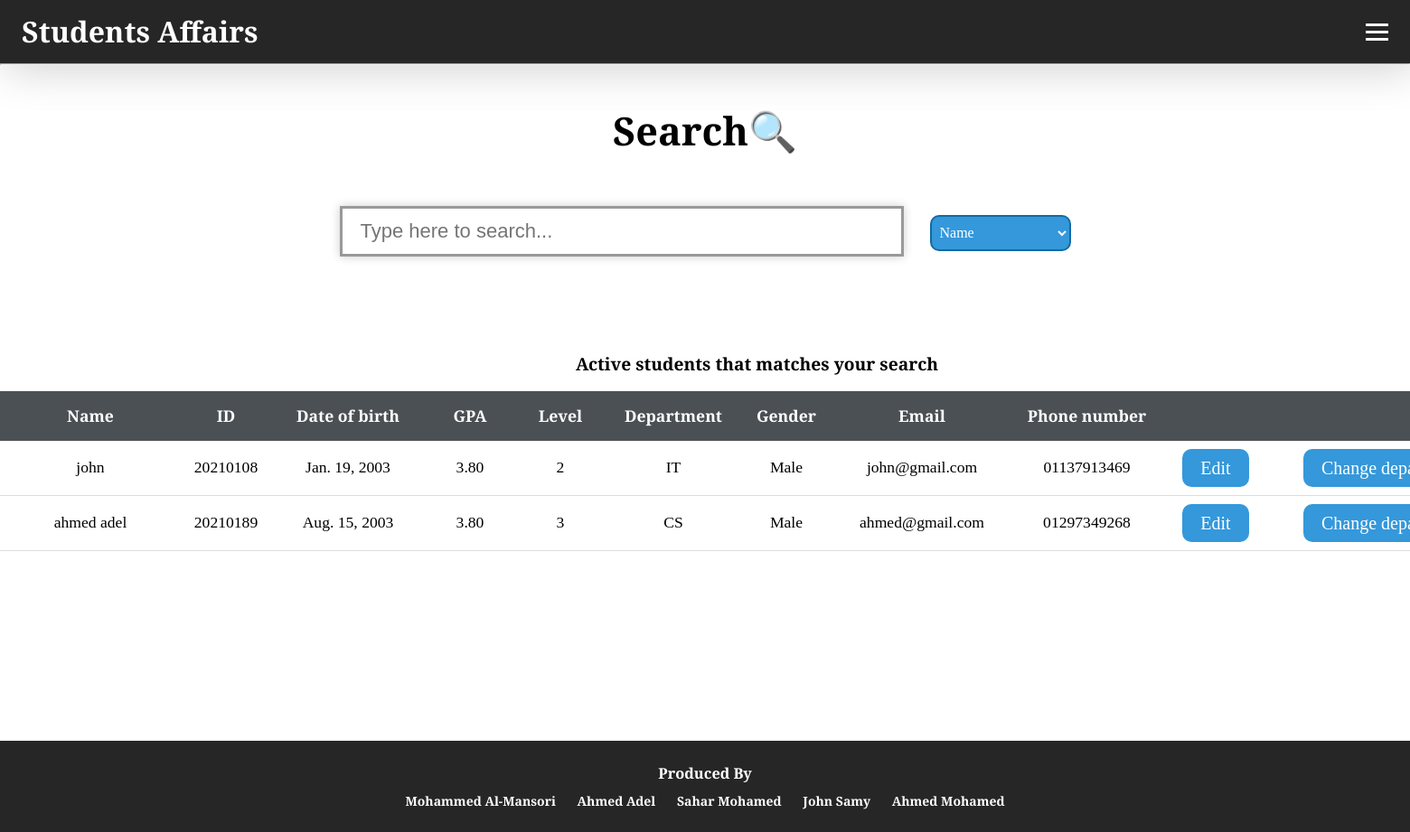
The app's page /html/search.html, older data.
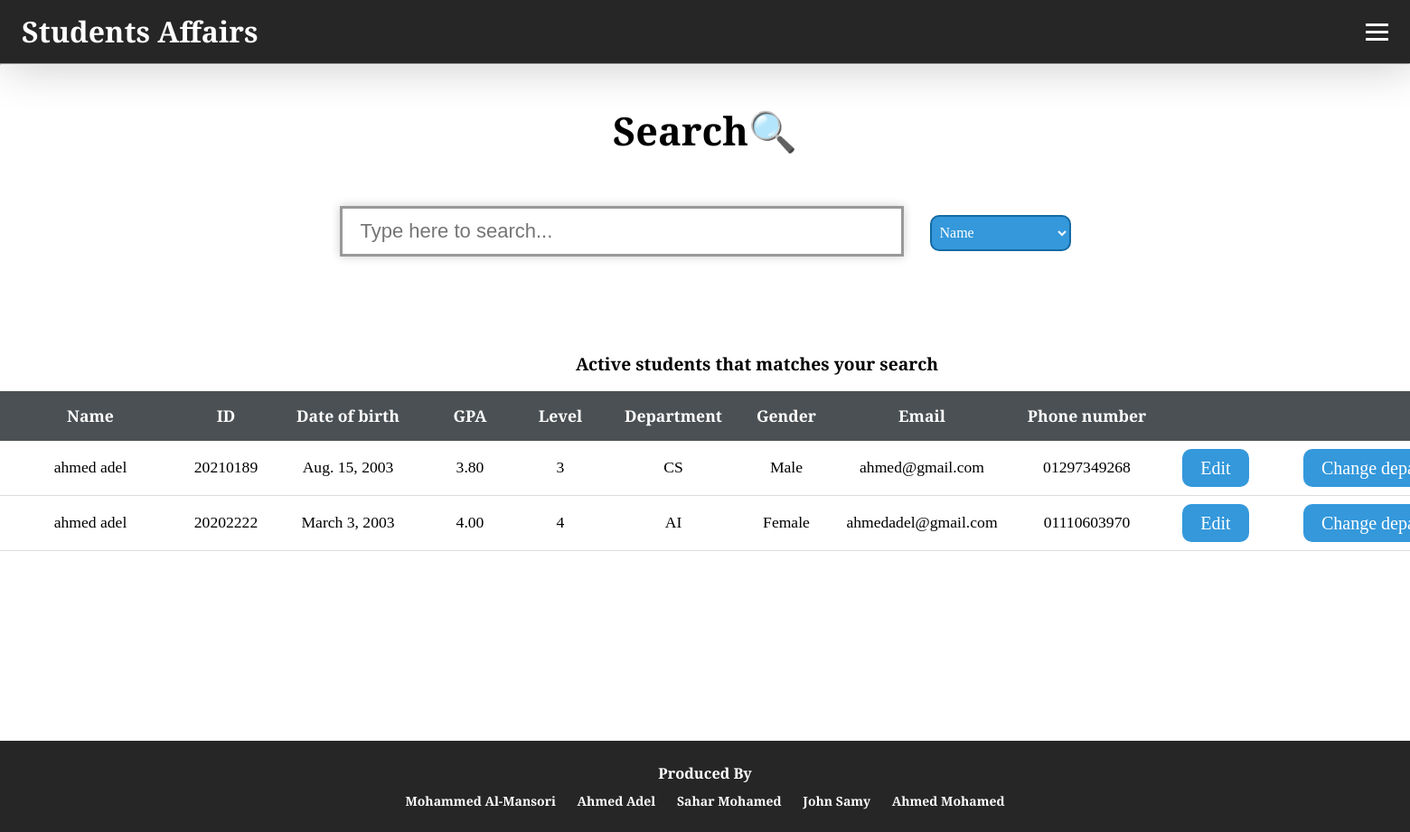
The same page, newer data.
### student_affairs_app/models.py (models this page shows, shortened)
class Student(models.Model):
    name = models.CharField(max_length=255)
    email = models.EmailField()
    mobile = models.CharField(max_length=15)
    IDnum = models.CharField(max_length=9)
    birthDate = models.DateField()
    gpa = models.DecimalField(max_digits=3, decimal_places=2)
    level = models.PositiveIntegerField()
    dep = models.CharField(max_length=255)
    gender = models.CharField(max_length=10)
    status = models.CharField(max_length=10, choices=[('active', 'Active'), ('inactive', 'Inactive')])

### student_affairs_app/views.py (the view)
# urls.py: path('html/search.html',views.search,name='search'),
def search(request):
    students = Student.objects.all()
    return render(request, 'html/search.html', {'students':students})

### student_affairs_app/templates/html/search.html (shortened to what this page needs)
<!DOCTYPE html>
<html lang="en">
<head>
    {% load static %}
    <link rel="stylesheet" href="{% static 'css/styles.css' %}" />
</head>
<body>
    <header class="navContener">
        <nav class="navbar">
            <a class="nav-brand">Students Affairs</a>
            <div class="hamburger">
                <span class="bar"></span>
                <span class="bar"></span>
                <span class="bar"></span>
            </div>
        </nav>
    </header>
    <section class="main">
        <hr>
        <p>
        <h1 id="pageTitle">Search🔍</h1>
        </p>
        <div>
            <input type="text" id="myInput" placeholder="Type here to search..." autofocus>
            <select id="searchType">
                <option value="name">Name</option>
            </select>
        </div>
        <table inputmode="html" id="searched">
            <caption class="tableName">Active students that matches your search</caption>
            <thead id="searchTableHead">
                <tr>
                    <td id="nameCell">Name</td>
                    <td id="idCell">ID</td>
                    <td id="DoBCell">Date of birth</td>
                    <td id="gpaCell">GPA</td>
                    <td id="levelCell">Level</td>
                    <td id="depCell">Department</td>
                    <td id="genderCell">Gender</td>
                    <td id="emailCell">Email</td>
                    <td id="phoneCell">Phone number</td>
                    <td id="editCell"></td>
                    <td id="depButtonCell"></td>
                </tr>
            </thead>
            <tbody id="searchTableBody">
                {% for student in students %}
                    {% if student.status == 'active' or student.status == 'Active' %}
                        <tr>
                            <td>{{ student.name }}</td>
                            <td>{{ student.IDnum }}</td>
                            <td>{{ student.birthDate }}</td>
                            <td>{{ student.gpa }}</td>
                            <td>{{ student.level }}</td>
                            <td>{{ student.dep }}</td>
                            <td>{{ student.gender }}</td>
                            <td>{{ student.email }}</td>
                            <td>{{ student.mobile }}</td>
                            <td><a type="button" href="edit_student.html/{{ student.id }}" id="editButton" class="studentButtons">Edit</a></td>
                            {% if student.dep == 'General' %}
                                <td><a type="button" href="assign_department.html/{{ student.id }}" id="changeDepartmentButton" class="studentButtons">Assign department</a></td>
                            {% else %}
                                <td><a type="button" href="assign_department.html/{{ student.id }}" id="changeDepartmentButton" class="studentButtons">Change department</a></td>
                            {% endif %}
                        </tr>
                    {% endif %}
                {% endfor %}
            </tbody>
        </table>
    </section>
    <footer>
        <h3>Produced By</h3>
        <ul>
            <li>Mohammed Al-Mansori</li>
            <li>Ahmed Adel</li>
            <li>Sahar Mohamed</li>
            <li>John Samy</li>
            <li>Ahmed Mohamed</li>
        </ul>
    </footer>
</body>
</html>

### student_affairs_app/static/css/styles.css (style rules this page uses)
* { -webkit-box-sizing: border-box; -moz-box-sizing: border-box; box-sizing: border-box; margin: 0; padding: 0; }
html, body { height: 100%; }
body { background-color: white; color: #000000; text-align: center; font-family: 'Merriweather', serif; font-weight: bold; line-height: 2; font-size: 1.2rem; }
.main { min-height: 100%; margin-bottom: -50px; }
.footer, .main:after { content: ""; display: block; }
.main:after { height: 50px; }
.btn, #editButton, #changeDepartmentButton { background: #3498db; border-radius: 10px; color: #ffffff; font-size: 20px; padding: 10px 20px 10px 20px; width: 100%; text-decoration: none; }
footer { background-color: #262626; padding: 20px; text-align: center; font-size: 14px; color: white; bottom: 0; position: relative; }
footer ul { list-style: none; margin: 0; padding: 0; }
footer li { display: inline-block; margin: 0 10px; font-weight: bold; }
.navContener { background-color: #262626; box-shadow: 5px 5px 50px 0px rgba(0, 0, 0, 0.2); }
.navbar { min-height: 70px; display: flex; justify-content: space-between; align-items: center; padding: 0 24px; }
.nav-brand { font-size: 2rem; color: white; text-decoration: none; }
.hamburger { display: block; cursor: pointer; }
.bar { display: block; width: 25px; height: 3px; margin: 5px auto; -webkit-transition: all 0.3s ease-in-out; transition: all 0.3s ease-in-out; background-color: rgb(255, 255, 255); }
.tableName { font-weight: bold; font-size: 1.2rem; margin-bottom: 10px; }
td { padding: 10px; text-align: center; font-size: 1.1rem; }
#myInput { font-size: 22px; padding: 12px 20px 12px 20px; border: 3px solid #999999; margin-bottom: 50px; margin-right: 20px; box-shadow: 0 0 10px rgba(0, 0, 0, 0.2); -moz-box-align: center; width: 40%; }
#searchType { height: 40px; width: 10%; border-radius: 10px; border-color: #146aa3; border-width: 2px; background-color: #3498db; color: #ffffff; font-size: 16px; margin: 2px 0px 2px 4px; font-family: 'Merriweather', serif; padding: 2px 0px 2px 5px; }
#searched { width: 100%; border-collapse: collapse; font-size: 0.9em; min-width: 1500px; margin: 50px 0 50px 0;; }
#searchTableHead tr { color: white; background-color: #4b5054; font-width: bold; }
#nameCell { min-width: 200px; }
#idCell { min-width: 100px; }
#DoBCell { min-width: 170px; }
#gpaCell { min-width: 100px; }
#levelCell { min-width: 100px; }
#depCell { min-width: 150px; }
#genderCell { min-width: 100px; }
#emailCell { min-width: 200px; }
#phoneCell { min-width: 165px; }
#editCell { min-width: 120px; }
#depButtonCell { min-width: 270px; }
#searchTableBody { font-weight: normal; }
#searchTableBody tr { border-bottom: 1px solid #dddddd; }
#pageTitle { font-size: 2.7rem; margin: 30px 0px 40px 0px; }

Row changes from the older to the newer data that the page shows:
removed Student: name "john", IDnum "20210108", birthDate "Jan. 19, 2003", gpa "3.80", level "2", dep "IT", gender "Male", email "john@gmail.com", mobile "01137913469"
added Student: name "ahmed adel", IDnum "20202222", birthDate "March 3, 2003", gpa "4.00", level "4", dep "AI", gender "Female", email "ahmedadel@gmail.com", mobile "01110603970"
